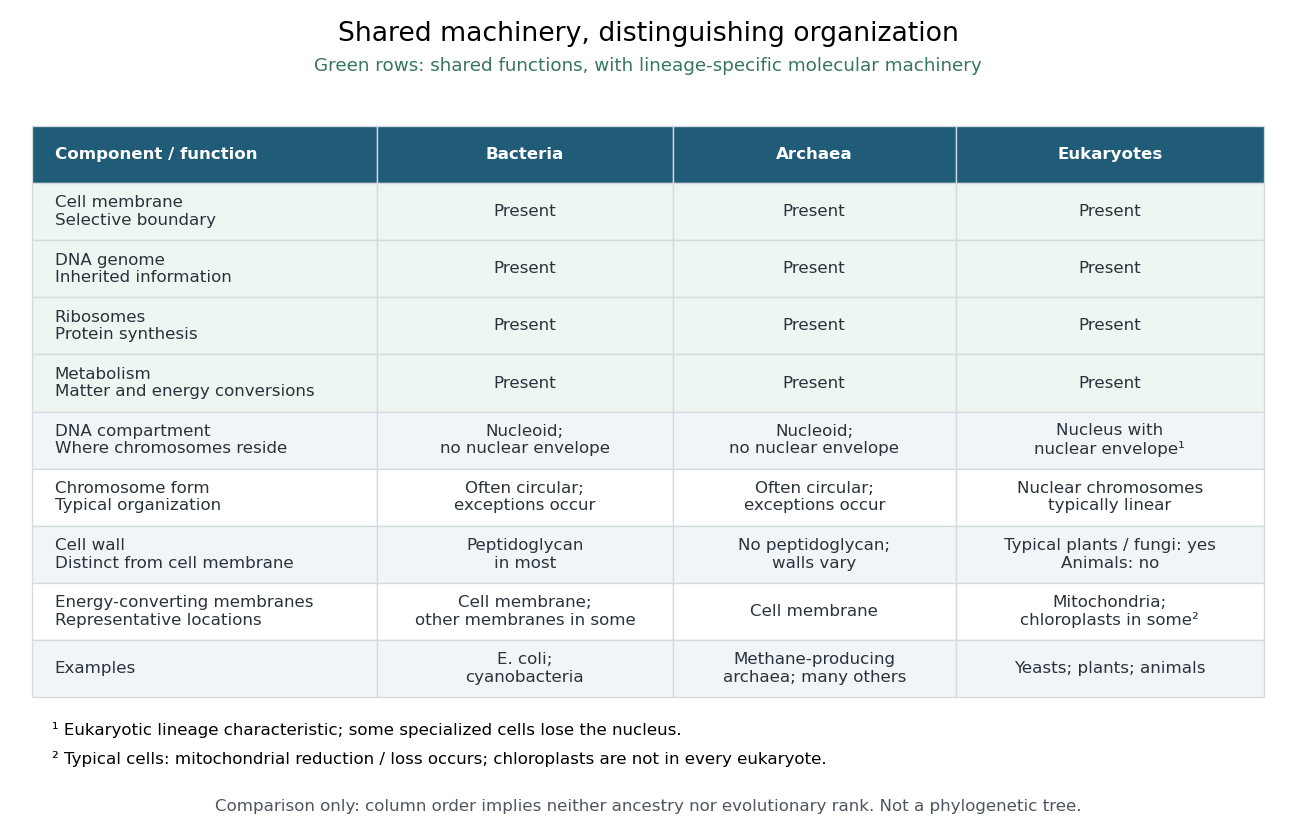

The Python source for this figure:
"""Cellular comparison, not a phylogenetic tree; output basename.png in cwd.

Tested with Python 3.14.4, Matplotlib 3.10.7 and NumPy 2.3.5.
Entries concern representative cells, not universal per-cell requirements.
"""

from pathlib import Path

import matplotlib

matplotlib.use("Agg")
import matplotlib.pyplot as plt
import numpy as np


def main():
    headings = ["Component / function", "Bacteria", "Archaea", "Eukaryotes"]
    rows = [
        ["Cell membrane\nSelective boundary", "Present", "Present", "Present"],
        ["DNA genome\nInherited information", "Present", "Present", "Present"],
        ["Ribosomes\nProtein synthesis", "Present", "Present", "Present"],
        ["Metabolism\nMatter and energy conversions", "Present", "Present", "Present"],
        ["DNA compartment\nWhere chromosomes reside", "Nucleoid;\nno nuclear envelope", "Nucleoid;\nno nuclear envelope", "Nucleus with\nnuclear envelope¹"],
        ["Chromosome form\nTypical organization", "Often circular;\nexceptions occur", "Often circular;\nexceptions occur", "Nuclear chromosomes\ntypically linear"],
        ["Cell wall\nDistinct from cell membrane", "Peptidoglycan\nin most", "No peptidoglycan;\nwalls vary", "Typical plants / fungi: yes\nAnimals: no"],
        ["Energy-converting membranes\nRepresentative locations", "Cell membrane;\nother membranes in some", "Cell membrane", "Mitochondria;\nchloroplasts in some²"],
        ["Examples", "E. coli;\ncyanobacteria", "Methane-producing\narchaea; many others", "Yeasts; plants; animals"],
    ]
    assert all(len(row) == len(headings) for row in rows)
    shared = np.array([[entry == "Present" for entry in row[1:]] for row in rows[:4]])
    assert shared.shape == (4, 3) and shared.all()

    fig, ax = plt.subplots(figsize=(10.8, 7.0))
    fig.patch.set_facecolor("white")
    ax.set_facecolor("white")
    ax.axis("off")
    fig.subplots_adjust(left=.025, right=.975, top=.85, bottom=.17)
    table = ax.table(cellText=rows, colLabels=headings, cellLoc="center",
                     colWidths=[.28, .24, .23, .25], bbox=[0, 0, 1, 1])
    table.auto_set_font_size(False)
    table.set_fontsize(10)
    for (row, col), cell in table.get_celld().items():
        cell.set_edgecolor("#d3dbe0")
        cell.set_linewidth(.8)
        cell.PAD = .065
        cell.get_text().set_color("#29333c")
        if row == 0:
            cell.set_facecolor("#205b78")
            cell.get_text().set_color("white")
            cell.get_text().set_weight("bold")
        elif row <= 4:
            cell.set_facecolor("#eef6f1")
        else:
            cell.set_facecolor("#f2f5f8" if row % 2 else "white")
        if col == 0:
            cell.get_text().set_ha("left")
            if row > 0:
                cell.get_text().set_weight("medium")

    fig.suptitle("Shared machinery, distinguishing organization", fontsize=16, y=.975)
    fig.text(.5, .915, "Green rows: shared functions, with lineage-specific molecular machinery",
             ha="center", fontsize=11, color="#367759")
    fig.text(.04, .125, "¹ Eukaryotic lineage characteristic; some specialized cells lose the nucleus.", fontsize=10)
    fig.text(.04, .091, "² Typical cells: mitochondrial reduction / loss occurs; chloroplasts are not in every eukaryote.", fontsize=10)
    fig.text(.5, .035, "Comparison only: column order implies neither ancestry nor evolutionary rank. Not a phylogenetic tree.",
             ha="center", fontsize=10, color="#4d5661")
    output = Path.cwd() / (Path(__file__).stem + ".png")
    fig.savefig(output, dpi=120, facecolor="white", transparent=False)
    plt.close(fig)
    print(f"Wrote {output.name}: 1296 × 840 pixels")


if __name__ == "__main__":
    main()
